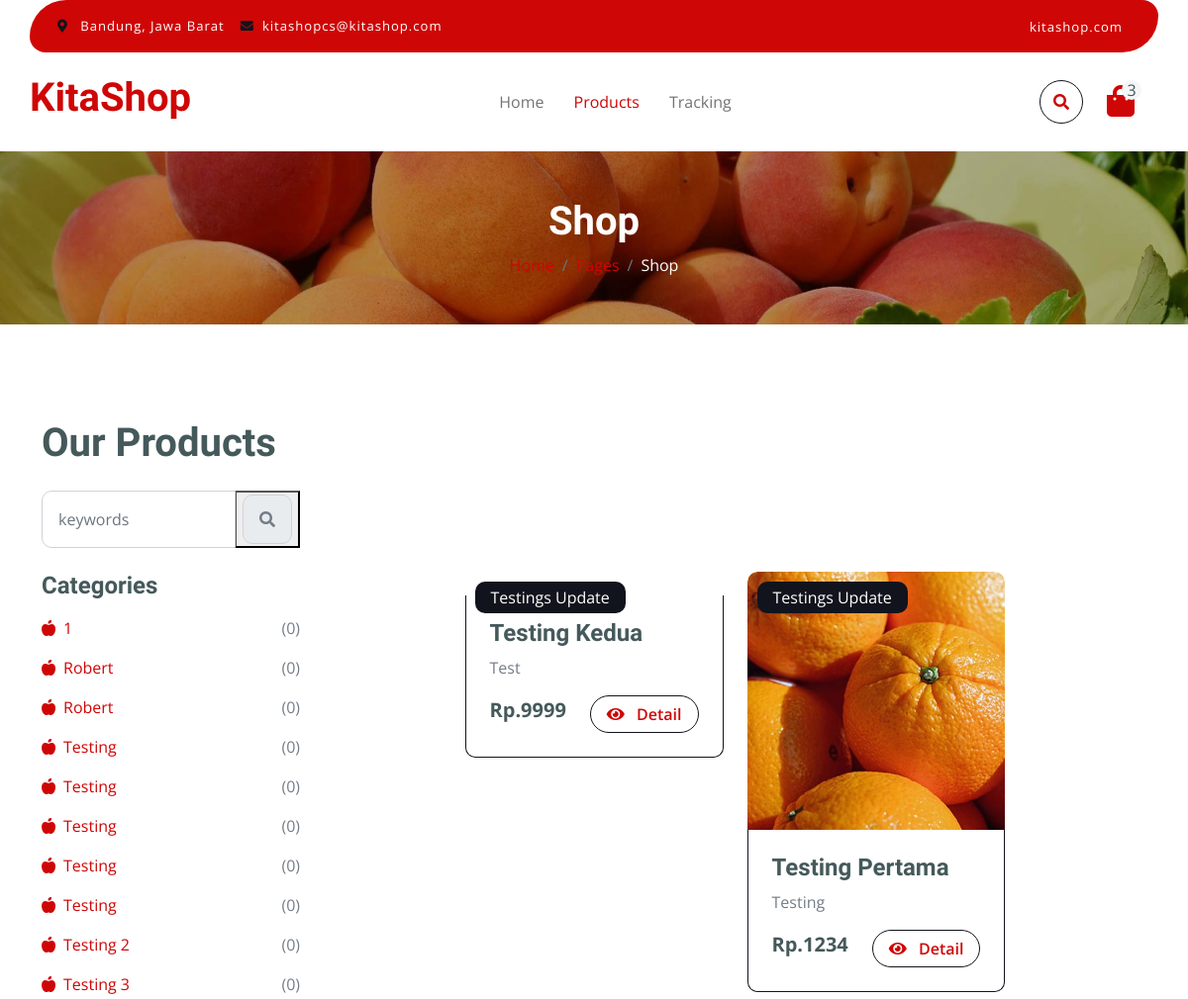
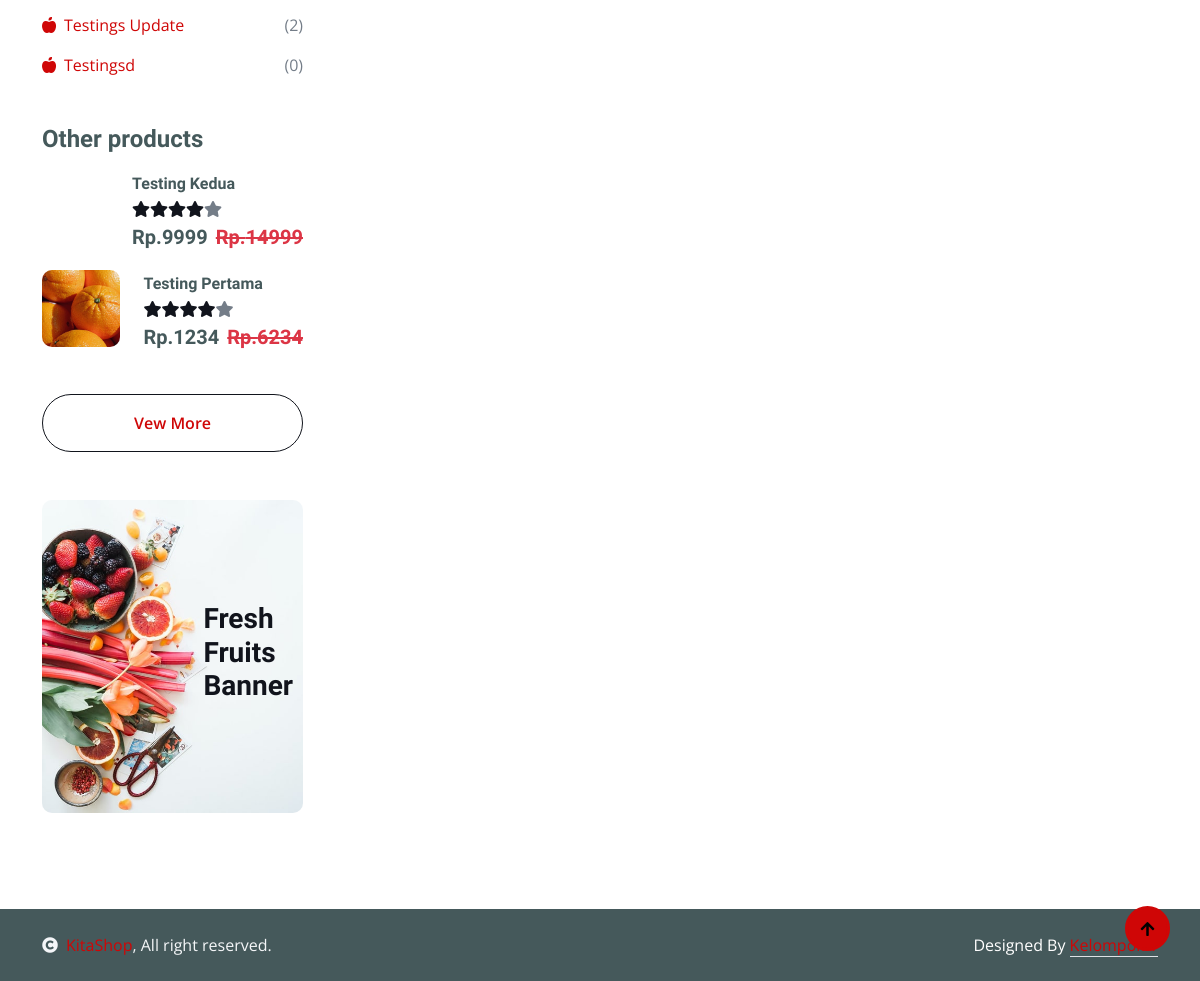
The page /search.php on the database as committed earlier (2 pictures, top to bottom).
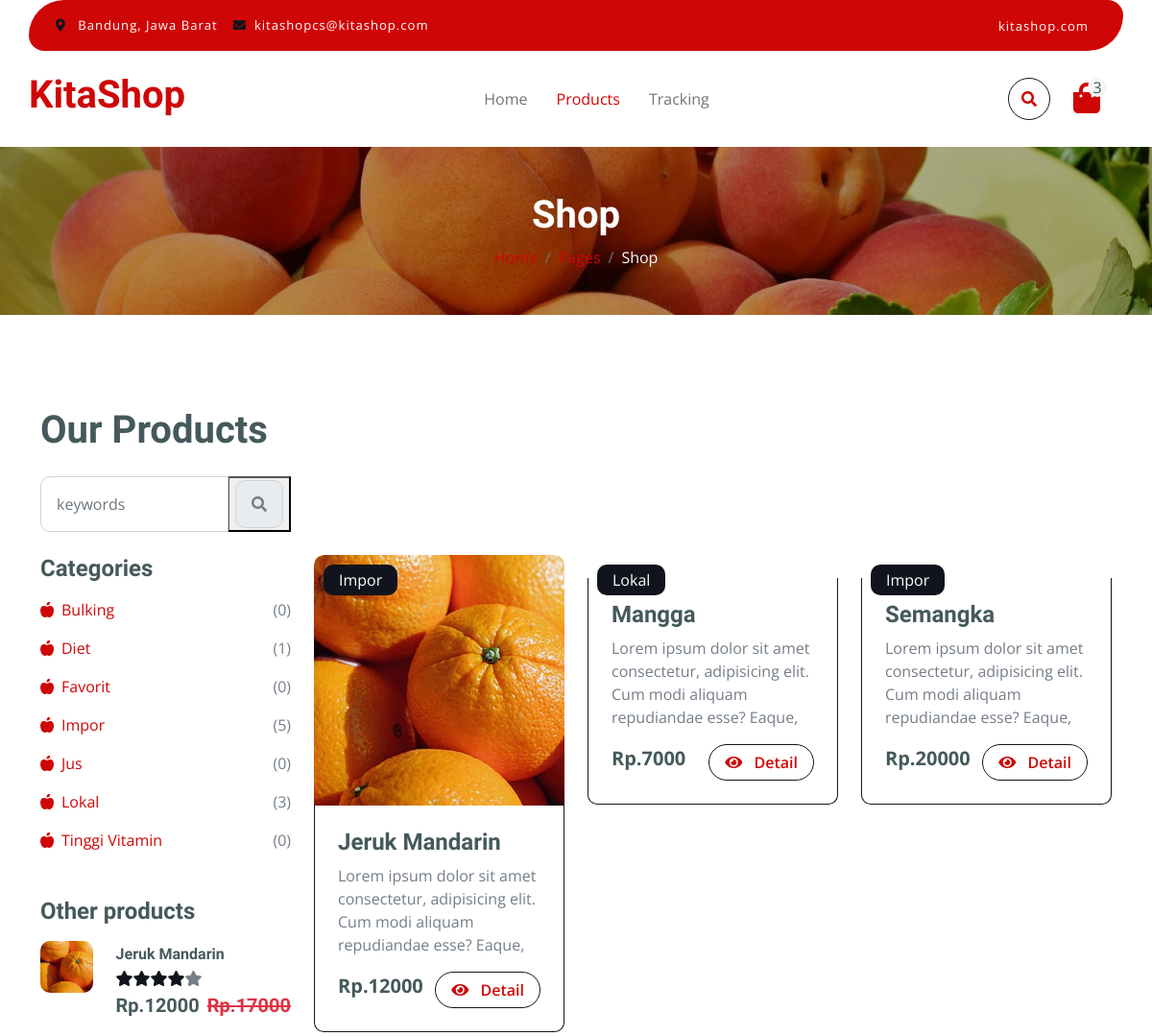
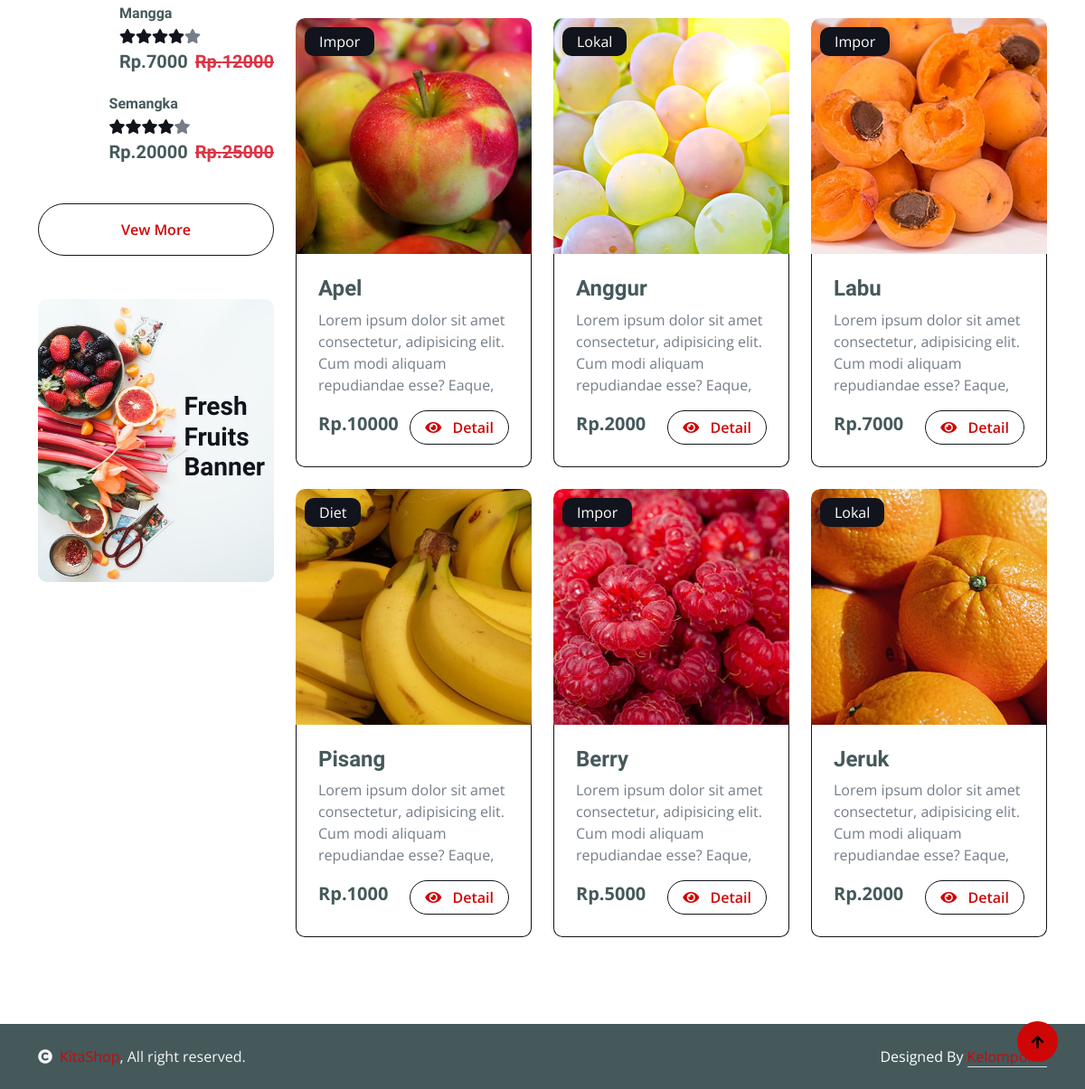
The same page on the database as committed later (2 pictures, top to bottom).
### tables this page shows
CREATE TABLE `category` (
  `category_id` int(11) NOT NULL,
  `category_name` varchar(23) NOT NULL
);

CREATE TABLE `product` (
  `product_id` int(11) NOT NULL,
  `product_name` varchar(56) NOT NULL,
  `product_pict` text NOT NULL,
  `product_description` text NOT NULL,
  `product_category` int(11) NOT NULL,
  `product_sub_category` int(11) DEFAULT NULL,
  `product_price` int(11) NOT NULL,
  `product_stock` int(11) NOT NULL,
  `product_status` int(2) NOT NULL
);

### function/search.php (called while the page is built)
<?php
require_once './config/database.php';
function read($keyword)
{
    global $conn;
    $query = "SELECT product_id, product_name, product_pict, product_description, product_category, product_price, category_name
              FROM product
              JOIN category ON product.product_category = category.category_id
              WHERE product_status = 1 AND product_name LIKE '%$keyword%' OR category_name LIKE '%$keyword%' OR product_description LIKE '%$keyword%'
              ORDER BY product_id DESC";
    $result = mysqli_query($conn, $query);
    $rows = [];
    while ($row = mysqli_fetch_assoc($result)) {
        $rows[] = $row;
    }
    return $rows;
}
function other()
{
    global $conn;
    $query = "SELECT product_id, product_name, product_pict, product_description, product_category, product_price, category_name FROM product JOIN category ON product.product_category = category.category_id WHERE product_status = 1 ORDER BY product_id DESC LIMIT 3";
    $result = mysqli_query($conn, $query);
    $rows = [];
    while ($row = mysqli_fetch_assoc($result)) {
        $rows[] = $row;
    }
    return $rows;
}
function category()
{
    global $conn;
    $query = "SELECT c.category_id, c.category_name, COUNT(p.product_id) AS total_product
              FROM category c
              LEFT JOIN product p ON p.product_category = c.category_id
              GROUP BY c.category_id, c.category_name
              ORDER BY c.category_name ASC";
    $result = mysqli_query($conn, $query);
    $rows = [];
    while ($row = mysqli_fetch_assoc($result)) {
        $rows[] = $row;
    }
    return $rows;
}

### search.php (the view, shortened to what this page needs)
<?php
require_once 'function/search.php';
?>
<!DOCTYPE html>
<html lang="en">
<?php
$title = 'Product';
require_once 'layout/header.php';
?>
<body>
    <?php
    require_once 'layout/header.php';
    ?>
    <?php
    require_once 'layout/navbar.php';
    ?>
    <div class="container-fluid page-header py-5">
        <h1 class="text-center text-white display-6">Shop</h1>
        <ol class="breadcrumb justify-content-center mb-0">
            <li class="breadcrumb-item"><a href="#">Home</a></li>
            <li class="breadcrumb-item"><a href="#">Pages</a></li>
            <li class="breadcrumb-item active text-white">Shop</li>
        </ol>
    </div>
    <div class="container-fluid fruite py-5">
        <div class="container py-5">
            <h1 class="mb-4">Our Products</h1>
            <div class="row g-4">
                <div class="col-lg-12">
                    <div class="row g-4 mb-4">
                        <div class="col-xl-3">
                            <form action="" action="POST">
                                <div class="input-group w-100 mx-auto d-flex">
                                    <input type="search" class="form-control p-3" name="keyword" placeholder="keywords" aria-describedby="search-icon-1">
                                    <button type="submit" name="search">
                                        <span id="search-icon-1" class="input-group-text p-3"><i class="fa fa-search"></i></span>
                                    </button>
                                </div>
                            </form>
                        </div>
                        <div class="col-6"></div>
                        <div class="col-xl-3">
                        </div>
                    </div>
                    <div class="row g-4">
                        <div class="col-lg-3">
                            <div class="row g-4">
                                <div class="col-lg-12">
                                    <div class="mb-3">
                                        <h4>Categories</h4>
                                        <ul class="list-unstyled fruite-categorie">
                                            <?php
                                            $rows = category();
                                            foreach ($rows as $row) {
                                            ?>
                                                <li>
                                                    <div class="d-flex justify-content-between fruite-name">
                                                        <a href="#"><i class="fas fa-apple-alt me-2"></i><?= $row['category_name']; ?></a>
                                                        <span>(<?= $row['total_product']; ?>)</span>
                                                    </div>
                                                </li>
                                            <?php } ?>
                                        </ul>
                                    </div>
                                </div>
                                <div class="col-lg-12">
                                    <h4 class="mb-3">Other products</h4>
                                    <?php
                                    $rows = other();
                                    foreach ($rows as $row) {
                                    ?>
                                        <div class="d-flex align-items-center justify-content-start">
                                            <div class="rounded me-4" style="width: 100px; height: 100px;">
                                                <img src="./assets/uploads/<?= $row['product_pict']; ?>" class="img-fluid rounded" alt="">
                                            </div>
                                            <div>
                                                <h6 class="mb-2"><?= $row['product_name']; ?></h6>
                                                <div class="d-flex mb-2">
                                                    <i class="fa fa-star text-secondary"></i>
                                                    <i class="fa fa-star text-secondary"></i>
                                                    <i class="fa fa-star text-secondary"></i>
                                                    <i class="fa fa-star text-secondary"></i>
                                                    <i class="fa fa-star"></i>
                                                </div>
                                                <div class="d-flex mb-2">
                                                    <h5 class="fw-bold me-2">Rp.<?= $row['product_price']; ?></h5>
                                                    <h5 class="text-danger text-decoration-line-through">Rp.<?= $row['product_price'] + 5000; ?></h5>
                                                </div>
                                            </div>
                                        </div>
                                    <?php } ?>
                                    <div class="d-flex justify-content-center my-4">
                                        <a href="product.php" class="btn border border-secondary px-4 py-3 rounded-pill text-primary w-100">Vew More</a>
                                    </div>
                                </div>
                                <div class="col-lg-12">
                                    <div class="position-relative">
                                        <img src="./assets/frontend/img/banner-fruits.jpg" class="img-fluid w-100 rounded" alt="">
                                        <div class="position-absolute" style="top: 50%; right: 10px; transform: translateY(-50%);">
                                            <h3 class="text-secondary fw-bold">Fresh <br> Fruits <br> Banner</h3>
                                        </div>
                                    </div>
                                </div>
                            </div>
                        </div>
                        <div class="col-lg-9">
                            <div class="row g-4 justify-content-center">
                                <?php
                                $keyword = $_GET['keyword'];
                                $rows = read($keyword);
                                foreach ($rows as $row) {
                                ?>
                                    <div class="col-md-6 col-lg-6 col-xl-4">
                                        <div class="rounded position-relative fruite-item">
                                            <div class="fruite-img">
                                                <img src="./assets/uploads/<?= $row['product_pict']; ?>" class="img-fluid w-100 rounded-top" alt="">
                                            </div>
                                            <div class="text-white bg-secondary px-3 py-1 rounded position-absolute" style="top: 10px; left: 10px;"><?= $row['category_name']; ?></div>
                                            <div class="p-4 border border-secondary border-top-0 rounded-bottom">
                                                <h4><?= $row['product_name']; ?></h4>
                                                <p><?= substr($row['product_description'], 0, 100); ?></p>
                                                <div class="d-flex justify-content-between flex-lg-wrap">
                                                    <p class="text-dark fs-5 fw-bold mb-0">Rp.<?= $row['product_price']; ?></p>
                                                    <a href="detail.php?id=<?= $row['product_id']; ?>" class="btn border border-secondary rounded-pill px-3 text-primary"><i class="fa fa-eye me-2 text-primary"></i> Detail</a>
                                                </div>
                                            </div>
                                        </div>
                                    </div>
                                <?php } ?>
                            </div>
                        </div>
                    </div>
                </div>
            </div>
        </div>
    </div>
    <?php
    require_once 'layout/footer.php';
    ?>
    <a href="#" class="btn btn-primary border-3 border-primary rounded-circle back-to-top"><i class="fa fa-arrow-up"></i></a>
</body>
</html>

### layout/header.php (shortened to what this page needs)
<head>
    <link rel="stylesheet" href="https://use.fontawesome.com/releases/v5.15.4/css/all.css" />
    <link href="https://cdn.jsdelivr.net/npm/bootstrap-icons@1.4.1/font/bootstrap-icons.css" rel="stylesheet">
    <link href="./assets/frontend/lib/lightbox/css/lightbox.min.css" rel="stylesheet">
    <link href="./assets/frontend/lib/owlcarousel/assets/owl.carousel.min.css" rel="stylesheet">
    <link href="./assets/frontend/css/bootstrap.min.css" rel="stylesheet">
    <link href="./assets/frontend/css/style.css" rel="stylesheet">
</head>

### layout/navbar.php (shortened to what this page needs)
<div class="container-fluid fixed-top">
    <div class="container topbar bg-primary d-none d-lg-block">
        <div class="d-flex justify-content-between">
            <div class="top-info ps-2">
                <small class="me-3"><i class="fas fa-map-marker-alt me-2 text-secondary"></i> <a href="#" class="text-white">Bandung, Jawa Barat</a></small>
                <small class="me-3"><i class="fas fa-envelope me-2 text-secondary"></i><a href="#" class="text-white">kitashopcs@kitashop.com</a></small>
            </div>
            <div class="top-link pe-2">
                <a href="#" class="text-white"><small class="text-white mx-2">kitashop.com</small></a>
            </div>
        </div>
    </div>
    <div class="container px-0">
        <nav class="navbar navbar-light bg-white navbar-expand-xl">
            <a href="index.php" class="navbar-brand">
                <h1 class="text-primary display-6">KitaShop</h1>
            </a>
            <div class="collapse navbar-collapse bg-white" id="navbarCollapse">
                <div class="navbar-nav mx-auto">
                    <a href="index.php" class="nav-item nav-link <?php if ($title == 'Home') {
                                                                        echo 'active';
                                                                    } ?>">Home</a>
                    <a href="product.php" class="nav-item nav-link <?php if ($title == 'Product') {
                                                                        echo 'active';
                                                                    } ?>">Products</a>
                    <a href="tracking.php" class="nav-item nav-link <?php if ($title == 'Tracking') {
                                                                        echo 'active';
                                                                    } ?>">Tracking</a>
                </div>
                <div class="d-flex m-3 me-0">
                    <button class="btn-search btn border border-secondary btn-md-square rounded-circle bg-white me-4" data-bs-toggle="modal" data-bs-target="#searchModal"><i class="fas fa-search text-primary"></i></button>
                    <a href="cart.php" class="position-relative me-4 my-auto">
                        <i class="fa fa-shopping-bag fa-2x"></i>
                        <span class="position-absolute bg-light rounded-circle d-flex align-items-center justify-content-center text-dark px-1" style="top: -5px; left: 15px; height: 20px; min-width: 20px;">3</span>
                    </a>
                </div>
            </div>
        </nav>
    </div>
</div>

### layout/footer.php
<div class="container-fluid copyright bg-dark py-4">
    <div class="container">
        <div class="row">
            <div class="col-md-6 text-center text-md-start mb-3 mb-md-0">
                <span class="text-light"><a href="#"><i class="fas fa-copyright text-light me-2"></i>KitaShop</a>, All right reserved.</span>
            </div>
            <div class="col-md-6 my-auto text-center text-md-end text-white">
                Designed By <a class="border-bottom" href="https://htmlcodex.com">Kelompok 1</a>
            </div>
        </div>
    </div>
</div>

### assets/frontend/css/style.css (style rules this page uses)
.back-to-top { position: fixed; right: 30px; bottom: 30px; display: flex; width: 45px; height: 45px; align-items: center; justify-content: center; transition: 0.5s; z-index: 99; }
.btn { font-weight: 600; transition: 0.5s; }
.btn-md-square { width: 44px; height: 44px; }
.btn-square, .btn-sm-square, .btn-md-square, .btn-lg-square { padding: 0; display: flex; align-items: center; justify-content: center; font-weight: normal; }
.btn.border-secondary { transition: 0.5s; }
.fixed-top { transition: 0.5s; background: var(--bs-white); border: 0; }
.topbar { padding: 20px; border-radius: 230px 100px; }
.topbar .top-info { font-size: 15px; line-height: 0; letter-spacing: 1px; display: flex; align-items: center; }
.topbar .top-link { font-size: 15px; line-height: 0; letter-spacing: 1px; display: flex; align-items: center; }
.topbar .top-link a { letter-spacing: 1px; }
.navbar .navbar-nav .nav-link { padding: 10px 15px; font-size: 16px; transition: 0.5s; }
.navbar { height: 100px; border-bottom: 1px solid rgba(255, 255, 255, 0.1); }
.navbar .navbar-nav .nav-link:hover, .navbar .navbar-nav .nav-link.active, .fixed-top.bg-white .navbar .navbar-nav .nav-link:hover, .fixed-top.bg-white .navbar .navbar-nav .nav-link.active { color: var(--bs-primary); }
.page-header { position: relative; background: linear-gradient(rgba(0, 0, 0, 0.3), rgba(0, 0, 0, 0.3)), url(../img/cart-page-header-img.jpg); background-position: center center; background-repeat: no-repeat; background-size: cover; }
@media (min-width: 992px) { .hero-header, .page-header { margin-top: 152px !important; } }
.fruite .fruite-categorie .fruite-name { line-height: 40px; }
.fruite .fruite-categorie .fruite-name a { transition: 0.5s; }
.fruite .fruite-item { height: 100%; transition: 0.5s; }
.fruite .fruite-item .fruite-img { overflow: hidden; transition: 0.5s; border-radius: 10px 10px 0 0; }
.fruite .fruite-item .fruite-img img { transition: 0.5s; }

Rows that differ between the two databases and show on the page:
removed category: category_name "1", total_product "0"
removed category: category_name "Robert", total_product "0"
removed category: category_name "Robert", total_product "0"
removed category: category_name "Testing", total_product "0"
removed category: category_name "Testing", total_product "0"
removed category: category_name "Testing", total_product "0"
removed category: category_name "Testing", total_product "0"
removed category: category_name "Testing", total_product "0"
removed category: category_name "Testing 2", total_product "0"
removed category: category_name "Testing 3", total_product "0"
removed category: category_name "Testings Update", total_product "2"
removed category: category_name "Testingsd", total_product "0"
removed product: product_name "Testing Kedua", product_price "9999", $row['product_price'] + 5000 "14999", product_category.category_name "Testings Update", product_description "Test"
removed product: product_pict (picture), product_name "Testing Pertama", product_price "1234", $row['product_price'] + 5000 "6234", product_category.category_name "Testings Update", product_description "Testing"
added category: category_name "Bulking", total_product "0"
added category: category_name "Diet", total_product "1"
added category: category_name "Favorit", total_product "0"
added category: category_name "Impor", total_product "5"
added category: category_name "Jus", total_product "0"
added category: category_name "Lokal", total_product "3"
added category: category_name "Tinggi Vitamin", total_product "0"
added product: product_pict (picture), product_name "Jeruk Mandarin", product_price "12000", $row['product_price'] + 5000 "17000", product_category.category_name "Impor", product_description "Lorem ipsum dolor sit amet consectetur, adipisicing elit. Cum modi aliquam repudiandae esse? Eaque,"
added product: product_name "Mangga", product_price "7000", $row['product_price'] + 5000 "12000", product_category.category_name "Lokal", product_description "Lorem ipsum dolor sit amet consectetur, adipisicing elit. Cum modi aliquam repudiandae esse? Eaque,"
added product: product_name "Semangka", product_price "20000", $row['product_price'] + 5000 "25000", product_category.category_name "Impor", product_description "Lorem ipsum dolor sit amet consectetur, adipisicing elit. Cum modi aliquam repudiandae esse? Eaque,"
added product: product_pict (picture), product_category.category_name "Impor", product_name "Apel", product_description "Lorem ipsum dolor sit amet consectetur, adipisicing elit. Cum modi aliquam repudiandae esse? Eaque,", product_price "10000", shown under "Fresh Fruits Banner"
added product: product_pict (picture), product_category.category_name "Lokal", product_name "Anggur", product_description "Lorem ipsum dolor sit amet consectetur, adipisicing elit. Cum modi aliquam repudiandae esse? Eaque,", product_price "2000", shown under "Fresh Fruits Banner"
added product: product_pict (picture), product_category.category_name "Impor", product_name "Labu", product_description "Lorem ipsum dolor sit amet consectetur, adipisicing elit. Cum modi aliquam repudiandae esse? Eaque,", product_price "7000", shown under "Fresh Fruits Banner"
added product: product_pict (picture), product_category.category_name "Diet", product_name "Pisang", product_description "Lorem ipsum dolor sit amet consectetur, adipisicing elit. Cum modi aliquam repudiandae esse? Eaque,", product_price "1000", shown under "Fresh Fruits Banner"
added product: product_pict (picture), product_category.category_name "Impor", product_name "Berry", product_description "Lorem ipsum dolor sit amet consectetur, adipisicing elit. Cum modi aliquam repudiandae esse? Eaque,", product_price "5000", shown under "Fresh Fruits Banner"
added product: product_pict (picture), product_category.category_name "Lokal", product_name "Jeruk", product_description "Lorem ipsum dolor sit amet consectetur, adipisicing elit. Cum modi aliquam repudiandae esse? Eaque,", product_price "2000", shown under "Fresh Fruits Banner"
